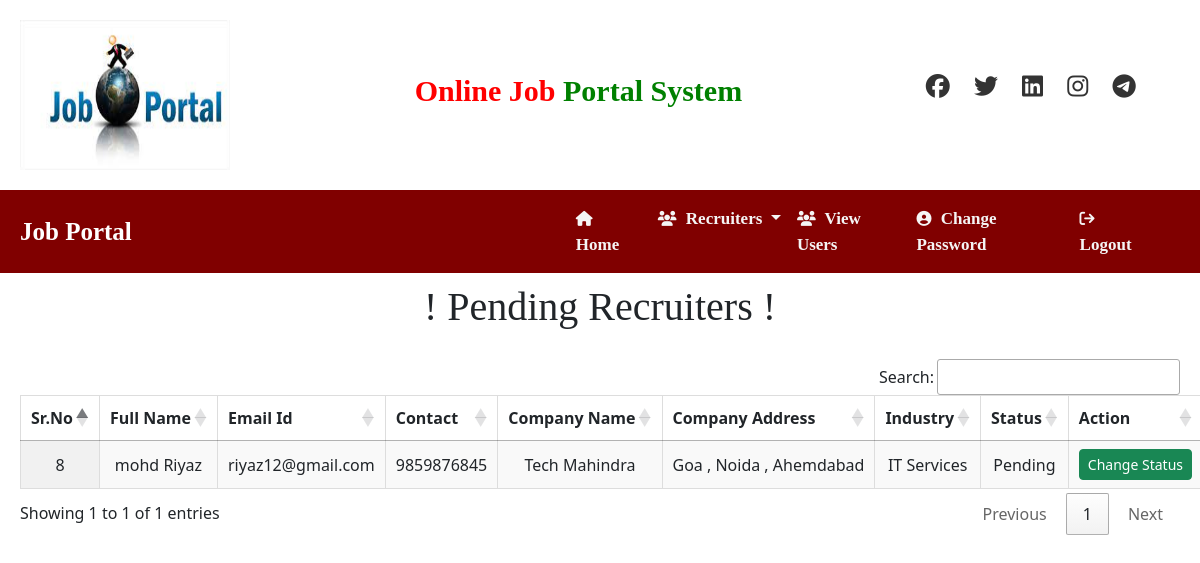
Page /RecuiterPendding on the committed database.
### Online/models.py (models this page shows, shortened)
class Recruiter(models.Model):
    user = models.ForeignKey(User,on_delete=models.CASCADE)
    mobile = models.CharField(max_length=25 ,null=True)
    image = models.FileField(null=True)
    company = models.CharField(max_length=255)
    company_address = models.CharField(max_length=255)
    industry = models.CharField(max_length=234)
    type = models.CharField(max_length=15,null=True)
    status = models.CharField(max_length=56)

### Online/views.py (the view)
# urls.py: path('RecuiterPendding',views.RecuiterPennding,name='RecuiterPendding'),
def RecuiterPennding(request):
    data = Recruiter.objects.filter(status="Pending")
    return render(request ,'Recruiter/recruiter_pendding.html',{'data':data})

### template/Recruiter/recruiter_pendding.html (shortened to what this page needs)
{% include 'admin_navbar.html' %}
<!DOCTYPE html>
<html lang="en">
<head>
    <link rel="stylesheet" href="https://cdn.datatables.net/1.13.4/css/jquery.dataTables.min.css">
    <link rel="stylesheet" href="https://cdn.datatables.net/buttons/2.4.1/css/buttons.dataTables.min.css">
</head>
<body>
    <h1 style="text-align: center; font-family: 'Times New Roman', Times, serif; margin-top: 10px;">! Pending Recruiters !</h1>
    <div class="container">
        <table id="example" class="display nowrap" style="width:100%">
            <thead class="lebal">
                <tr>
                    <th>Sr.No</th>
                    <th>Full Name</th>
                    <th>Email Id</th>
                    <th>Contact</th>
                    <th>Company Name</th>
                    <th>Company Address</th>
                    <th>Industry</th>
                    <th>Status</th>
                    <th>Action</th>
                </tr>
            </thead>
            <tbody>
                {% for i in data %}
                <tr>
                    <td data-label="Sr.No">{{ i.id }}</td>
                    <td data-label="Full Name">{{ i.user.first_name }} {{ i.user.last_name }}</td>
                    <td data-label="Email Id">{{ i.user.username }}</td>
                    <td data-label="Contact">{{ i.mobile }}</td>
                    <td data-label="Company Name">{{ i.company }}</td>
                    <td data-label="Company Address">{{ i.company_address }}</td>
                    <td data-label="Industry">{{ i.industry }}</td>
                    <td data-label="Status">{{ i.status }}</td>
                    <td data-label="Action">
                        <a href="{% url 'change_status' i.id %}" class="btn btn-success btn-sm">Change Status</a>
                    </td>
                </tr>
                {% endfor %}
            </tbody>
        </table>
    </div>
</body>
</html>

### template/Recruiter/recruiter_pendding.html (style rules this page uses)
.container { max-width: 1200px; padding: 20px; }
table.dataTable { width: 100%; margin-top: 20px; border-collapse: collapse; }
th, td { padding: 12px; text-align: center; border: 1px solid #ddd; }

### rows in the picture
Recruiter: id "8", user.first_name "mohd", user.last_name "Riyaz", user.username "riyaz12@gmail.com", mobile "9859876845", company "Tech Mahindra", company_address "Goa , Noida , Ahemdabad", industry "IT Services", status "Pending"
